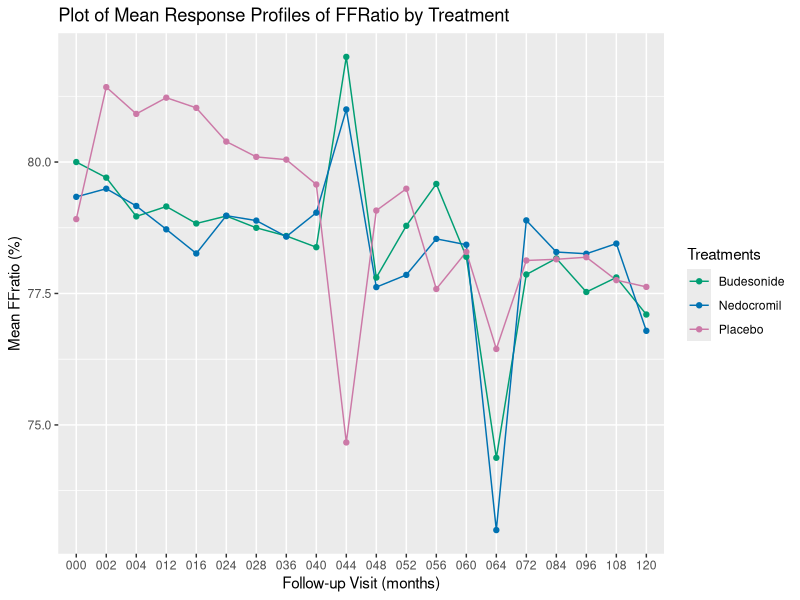

Source code (R):
## ---- chunk 1
knitr::opts_chunk$set(echo = TRUE)
library(dplyr)
library(readxl)
library(tidyverse)
library(ggplot2)
library(psych)
# library(CarletonStats)
# library(pwr)
# library(BSDA)
# library(exact2x2)
# library(car)
# library(dvmisc)
# library(emmeans)
# library(gridExtra)
# library(DescTools)
# library(DiagrammeR)
library(nlme)
library(doBy)
library(multcomp)
library(mgcv)
# library(geepack)
# library(rje)
## ---- chunk 2
camp <- read_excel("camp_2021 class project.xlsx")
## ---- chunk 3
camp <- fill(camp, c("Anypet", "Woodstove", "Dehumid", "Parent_smokes", "FFratio"), .direction = "downup")
## ---- chunk 4
camp$Trtment[camp$Trtment == "A"] <- "2budesonide"
camp$Trtment[camp$Trtment == "B"] <- "1nedocromil"
camp$Trtment[camp$Trtment == "C"] <- "0placebo"
## ---- chunk 5
camp$Gender <- factor(camp$Gender)
camp$Ethnic <- factor(camp$Ethnic)
camp$Ethnic <- relevel(camp$Ethnic, ref = "w")
## ---- chunk 6
camp$Anypet[camp$Anypet == 2] <- 0
camp$Woodstove[camp$Woodstove == 2] <- 0
camp$Parent_smokes[camp$Parent_smokes == 2] <- 0
## ---- chunk 7
camp$Dehumid[camp$Dehumid == 2] <- 0
## ---- chunk 8
camp$Dehumid <- factor(camp$Dehumid)
## ---- chunk 9
# convert Visitc to numeric variable
# camp$Visitc <- as.numeric(camp$Visitc)  #not needed for subsequent code

summary(camp$FFratio) # FFratio variable has 31 missing values
# Remove missing values
# camp <- na.omit(camp)
# Filled missing FFratio values fixed this
## ---- chunk 10
table(camp$Ethnic)
## ---- chunk 11
table(camp$Dehumid)
## ---- chunk 12
camp_mean <- camp %>%
  # na.omit() %>%       #Moved na.omit to the plotting section
  group_by(Trtment, Visitc) %>%
  summarise(Mean_FFratio = mean(FFratio))

camp_mean

ggplot(data = camp_mean,
       mapping = aes(x = Visitc, y = Mean_FFratio,
                     colour = factor(Trtment), group = factor(Trtment))) +
  geom_line() + geom_point() + theme(legend.position = "right") +
  labs(y = "Mean FFratio (%)", x = "Follow-up Visit (months)") +
  scale_color_manual(labels = c("Budesonide", "Nedocromil", "Placebo"), values =   c("#009E73", "#0072B2", "#CC79A7")) + 
  ggtitle("Plot of Mean Response Profiles of FFRatio by Treatment") + 
  labs(color = "Treatments")
## ---- chunk 13
camp.RIRS <- lme(FFratio ~ Trtment*Fyears + Age_rz + Gender + Ethnic + Anypet + Woodstove + Dehumid + Parent_smokes,
                   data = camp,
                   random = ~1+Fyears|id,
                   method = "REML",
                   na.action = na.omit
                   )
summary(camp.RIRS)
